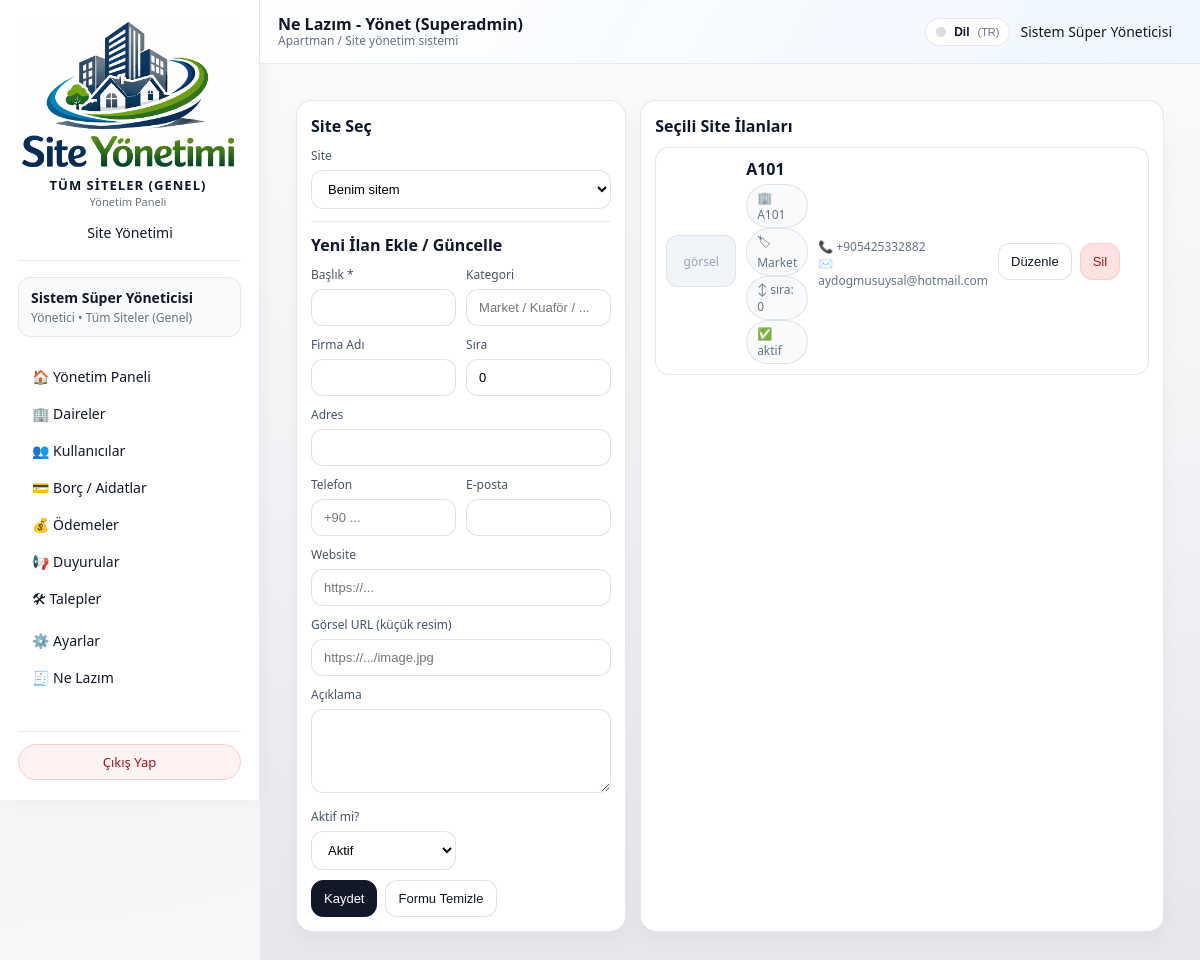
The app's page /admin/ne-lazim/manage (signed in), older data.
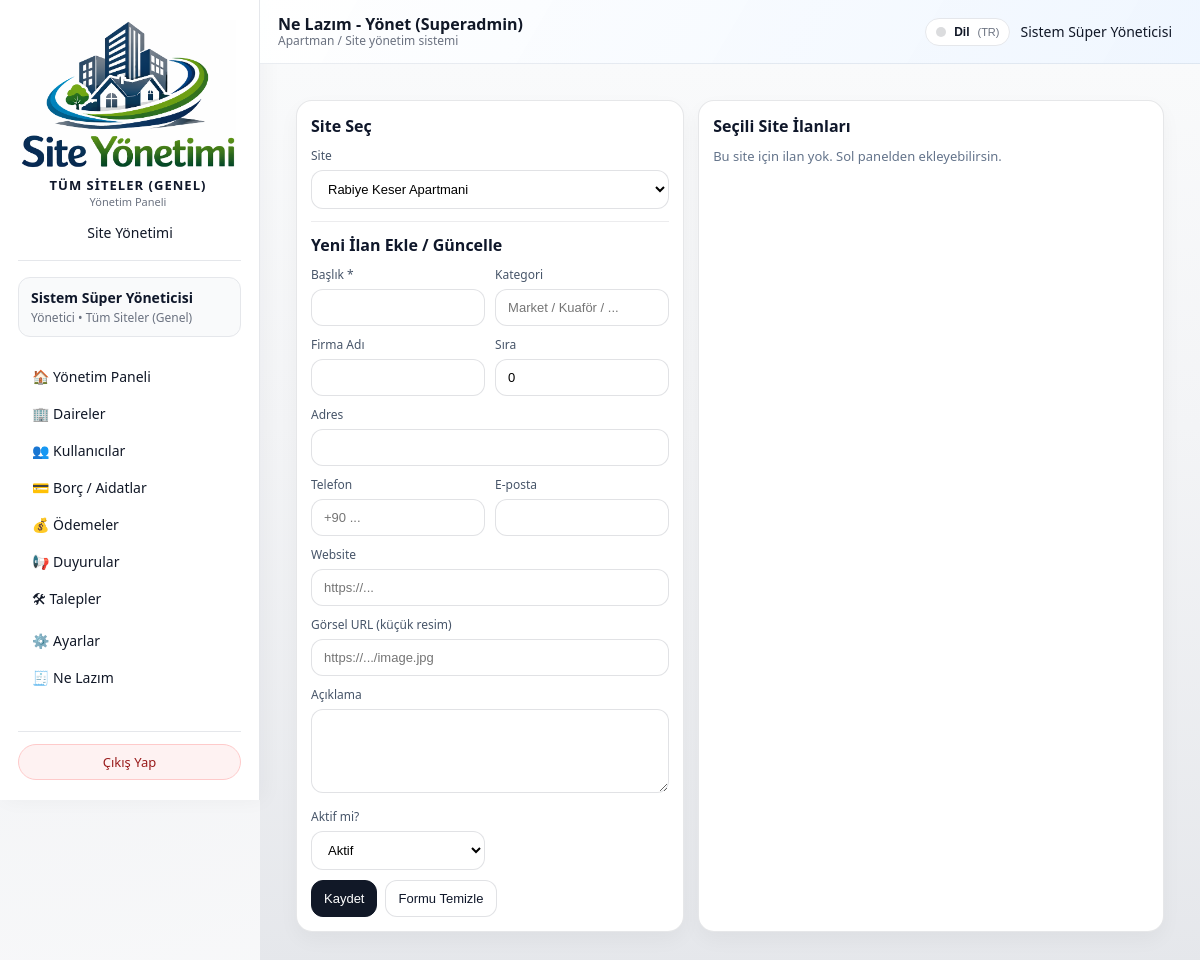
The same page, newer data.
### models/need_item_model.py (models this page shows)
class NeedItem(db.Model):
    __tablename__ = "need_items"
    id = db.Column(db.Integer, primary_key=True)
    site_id = db.Column(db.Integer, db.ForeignKey("sites.id"), nullable=False, index=True)
    title = db.Column(db.String(160), nullable=False)              # İlan başlığı
    description = db.Column(db.Text, nullable=True)                # kısa açıklama
    image_url = db.Column(db.String(500), nullable=True)
    company_name = db.Column(db.String(160), nullable=True)
    category = db.Column(db.String(80), nullable=True)             # örn: Market / Kuaför / Eczane
    address = db.Column(db.String(300), nullable=True)
    phone = db.Column(db.String(50), nullable=True)
    email = db.Column(db.String(120), nullable=True)
    website = db.Column(db.String(200), nullable=True)
    is_active = db.Column(db.Boolean, default=True, nullable=False)
    sort_order = db.Column(db.Integer, default=0, nullable=False)
    created_at = db.Column(db.DateTime, default=datetime.utcnow, nullable=False)
    updated_at = db.Column(db.DateTime, default=datetime.utcnow, onupdate=datetime.utcnow, nullable=False)
    site = db.relationship("Site", backref=db.backref("need_items", lazy="dynamic"))

### routes/admin_routes.py (the view)
@admin_bp.route("/ne-lazim/manage", methods=["GET"])
@admin_required
def ne_lazim_manage():
    if not _require_super_admin():
        flash("Bu sayfayı sadece Süper Admin görüntüleyebilir.", "error")
        return redirect(url_for("admin.ne_lazim"))
    sites = Site.query.order_by(Site.name.asc()).all()
    if not sites:
        flash("Önce en az 1 site oluşturmalısınız.", "error")
        return redirect(url_for("admin.dashboard"))
    selected_site_id = request.args.get("site_id", type=int) or sites[0].id
    items = (
        NeedItem.query
        .filter_by(site_id=selected_site_id)
        .order_by(NeedItem.sort_order.asc(), NeedItem.id.desc())
        .all()
    )
    items_json = [
        {
            "id": it.id,
            "title": it.title,
            "category": it.category or "",
            "company_name": it.company_name or "",
            "sort_order": it.sort_order or 0,
            "address": it.address or "",
            "phone": it.phone or "",
            "email": it.email or "",
            "website": it.website or "",
            "image_url": it.image_url or "",
            "description": it.description or "",
            "is_active": bool(it.is_active),
        }
        for it in items
    ]
    return render_template(
        "admin/ne_lazim_manage.html",
        sites=sites,
        selected_site_id=selected_site_id,
        items=items,
        items_json=items_json,
    )

### routes/admin_routes.py (called while the page is built)
def admin_required(view_func):
    @wraps(view_func)
    def wrapped_view(*args, **kwargs):
        user_id = session.get("user_id")
        role = session.get("user_role")
        if not user_id:
            flash("Devam etmek için lütfen giriş yapın.", "info")
            return redirect(url_for("auth.login"))
        if role not in ("admin", "super_admin"):
            flash("Bu alana sadece yönetici kullanıcılar erişebilir.", "error")
            return redirect(url_for("index"))
        return view_func(*args, **kwargs)
    return wrapped_view

def _require_super_admin():
    admin_user = _get_current_admin()
    if not admin_user or admin_user.role != "super_admin":
        return False
    return True

def _get_current_admin():
    user_id = session.get("user_id")
    if not user_id:
        return None
    try:
        return User.query.get(user_id)
    except SQLAlchemyError as exc:
        current_app.logger.exception("Admin bilgisi alınamadı: %s", exc)
        return None

### templates/admin/ne_lazim_manage.html (shortened to what the changed rows need)
{% extends "base.html" %}
{% block content %}
<div class="wrap">
  <div class="grid">
    <div class="card">
      <form method="get" action="{{ url_for('admin.ne_lazim_manage', lang=LANG) }}">
        <label>Site</label>
        <select name="site_id" onchange="this.form.submit()">
          {% for s in sites %}
            <option value="{{ s.id }}" {% if s.id == selected_site_id %}selected{% endif %}>
              {{ s.name }}
            </option>
          {% endfor %}
        </select>
      </form>
    </div>
    <div class="card">
      <div class="h">Seçili Site İlanları</div>
      {% if items and items|length > 0 %}
<div class="items-list">
          {% for it in items %}
            <div class="titem">
              <div class="img">
                {% if it.image_url %}<img src="{{ it.image_url }}" alt="img">{% else %}görsel{% endif %}
              </div>
              <div>
                <div style="font-weight:900; color:#0f172a;">{{ it.title }}</div>
                <div class="meta">
                  {% if it.company_name %}<span class="pill">🏢 {{ it.company_name }}</span>{% endif %}
                  {% if it.category %}<span class="pill">🏷 {{ it.category }}</span>{% endif %}
                  <span class="pill">↕ sıra: {{ it.sort_order }}</span>
                  <span class="pill">{{ "✅ aktif" if it.is_active else "⛔ pasif" }}</span>
                </div>
              </div>
              <div>
                <div class="meta">
                  {% if it.phone %}📞 {{ it.phone }}<br>{% endif %}
                  {% if it.email %}✉️ {{ it.email }}<br>{% endif %}
                </div>
              </div>
              <div class="ops">
                <button class="btn" type="button"
                onclick='fillForm({{ it.id }}, ITEMS.find(x=>x.id==={{ it.id }}))'>Düzenle</button>
                <form method="post" action="{{ url_for('admin.ne_lazim_delete', item_id=it.id, lang=LANG) }}"
                      onsubmit="return confirm('Silinsin mi?');">
                  <button class="btn danger" type="submit">Sil</button>
                </form>
              </div>
            </div>
          {% endfor %}
        </div>
      {% else %}
        <div style="color:#64748b; font-size:13px;">
          Bu site için ilan yok. Sol panelden ekleyebilirsin.
        </div>
      {% endif %}
    </div>
  </div>
</div>
{% endblock %}

Row changes from the older to the newer data that the page shows:
removed NeedItem: shows "görsel", title "A101", company_name "A101", category "Market", sort_order "0", is_active "✅ aktif", phone "+905425332882", email "aydogmusuysal@hotmail.com"
Text that changed along with them:
form field site_id: "Benim sitem" → "Rabiye Keser Apartmani"
text now shown: "Bu site için ilan yok. Sol panelden ekleyebilirsin."
